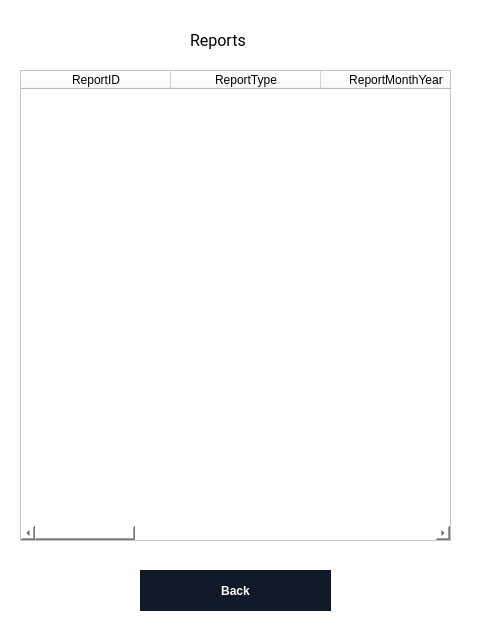
<?xml version="1.0" encoding="UTF-8"?>
<ui version="4.0">
 <class>MainWindow</class>
 <widget class="QMainWindow" name="MainWindow">
  <property name="geometry">
   <rect>
    <x>0</x>
    <y>0</y>
    <width>480</width>
    <height>640</height>
   </rect>
  </property>
  <property name="windowTitle">
   <string>MainWindow</string>
  </property>
  <widget class="QWidget" name="centralwidget">
   <property name="styleSheet">
    <string notr="true">background:white</string>
   </property>
   <widget class="QPushButton" name="pushButton">
    <property name="geometry">
     <rect>
      <x>140</x>
      <y>570</y>
      <width>191</width>
      <height>41</height>
     </rect>
    </property>
    <property name="cursor">
     <cursorShape>PointingHandCursor</cursorShape>
    </property>
    <property name="styleSheet">
     <string notr="true">
  background-color: #111827;
  border: 1px solid transparent;
  border-radius: .75rem;
  color: #FFFFFF;
  font-family: &quot;Inter var&quot;,ui-sans-serif,system-ui,-apple-system,system-ui,&quot;Segoe UI&quot;,Roboto,&quot;Helvetica Neue&quot;,Arial,&quot;Noto Sans&quot;,sans-serif,&quot;Apple Color Emoji&quot;,&quot;Segoe UI Emoji&quot;,&quot;Segoe UI Symbol&quot;,&quot;Noto Color Emoji&quot;;
  font-size: 1.125rem;
  font-weight: 600;
  line-height: 1.5rem;
  padding: .75rem 1.2rem;
  text-align: center;
  width: auto;
</string>
    </property>
    <property name="text">
     <string>Back</string>
    </property>
   </widget>
   <widget class="QTableWidget" name="tableWidget">
    <property name="geometry">
     <rect>
      <x>20</x>
      <y>70</y>
      <width>431</width>
      <height>471</height>
     </rect>
    </property>
    <attribute name="horizontalHeaderDefaultSectionSize">
     <number>150</number>
    </attribute>
    <attribute name="horizontalHeaderMinimumSectionSize">
     <number>50</number>
    </attribute>
    <attribute name="verticalHeaderDefaultSectionSize">
     <number>22</number>
    </attribute>
    <column>
     <property name="text">
      <string>ReportID</string>
     </property>
    </column>
    <column>
     <property name="text">
      <string>ReportType</string>
     </property>
    </column>
    <column>
     <property name="text">
      <string>ReportMonthYear</string>
     </property>
    </column>
    <column>
     <property name="text">
      <string>GeneratedAt</string>
     </property>
    </column>
    <column>
     <property name="text">
      <string>User_ID</string>
     </property>
    </column>
    <column>
     <property name="text">
      <string>Income/CashIn</string>
     </property>
    </column>
    <column>
     <property name="text">
      <string>Expense/CashOut</string>
     </property>
    </column>
    <column>
     <property name="text">
      <string>NetRevenue/NetCashFlow</string>
     </property>
    </column>
   </widget>
   <widget class="QLabel" name="label">
    <property name="geometry">
     <rect>
      <x>190</x>
      <y>20</y>
      <width>221</width>
      <height>41</height>
     </rect>
    </property>
    <property name="font">
     <font>
      <family>Roboto</family>
      <pointsize>12</pointsize>
     </font>
    </property>
    <property name="styleSheet">
     <string notr="true">background:none;</string>
    </property>
    <property name="text">
     <string>Reports</string>
    </property>
   </widget>
  </widget>
 </widget>
 <resources/>
 <connections/>
</ui>
